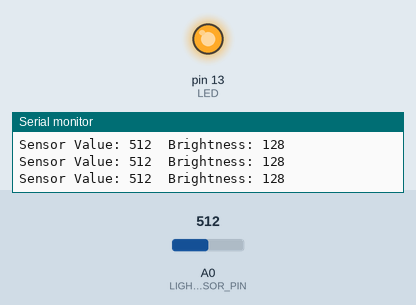
Bench run of a sketch on a simulated Arduino Uno, built with avr-gcc and run on an emulated ATmega328P. On the bench: output pins drawn as LEDs (lit = HIGH), the last lines printed to the serial monitor. The test bench sets the inputs (shaded band); at power-on: A0 (LIGHT_SENSOR_PIN) = 512.

Above: at 1.2 s.
1.3 s: A0 (LIGHT_SENSOR_PIN) set to 528
At 2.5 s:
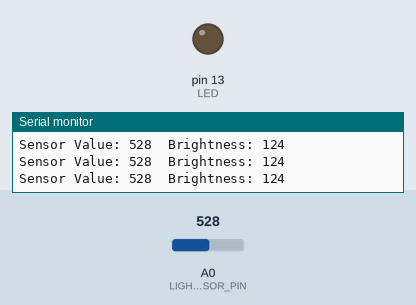
2.8 s: A0 (LIGHT_SENSOR_PIN) set to 511
At 4.0 s:
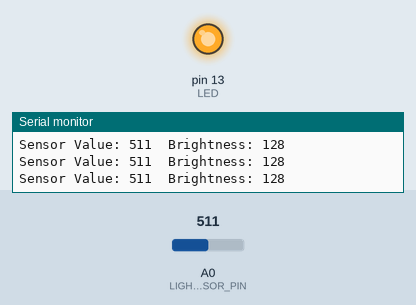
4.3 s: A0 (LIGHT_SENSOR_PIN) set to 716
At 5.8 s:
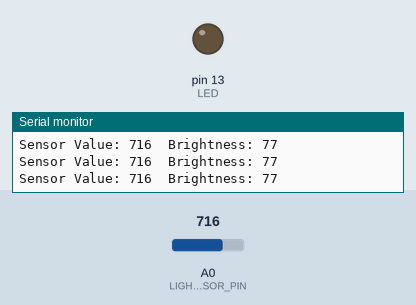
Timing chart, 0 to 7.3 s (numbered marks = the images above; inputs shaded):
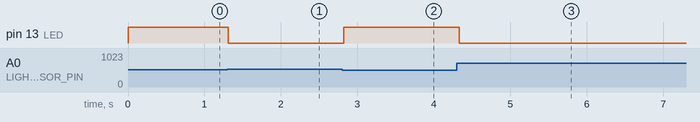

The sketch:

_______11-21.ino
```cpp
#define LED 13 // LED 핀 정의
#define LIGHT_SENSOR_PIN A0 // 조도 센서 핀 정의

// 센서 값의 범위 설정 (최대값과 최소값)
#define MAX_SENSOR_VAL 1023 // 아날로그 센서의 최대 값 (1023)
#define MIN_SENSOR_VAL 0 // 아날로그 센서의 최소 값 (0)

void setup() {
    Serial.begin(115200); // 시리얼 통신 시작
    pinMode(LED, OUTPUT); // LED 핀을 출력 모드로 설정
}

void loop() {
    // 아날로그 센서 값 읽기 (0 ~ 1023 범위)
    int sensorValue = analogRead(LIGHT_SENSOR_PIN);

    // 어두운 곳에서는 밝아지도록 매핑: 0은 가장 어두운 곳(밝게), 1023은 가장 밝은 곳(어둡게)
    int brightness = map(sensorValue, MIN_SENSOR_VAL, MAX_SENSOR_VAL, 255, 0); // 어두우면 밝고, 밝으면 어두운 값으로 매핑

    // 센서 값 및 밝기 값을 시리얼 모니터에 출력 (디버깅 용)
    Serial.print("Sensor Value: ");
    Serial.print(sensorValue);
    Serial.print("\tBrightness: ");
    Serial.println(brightness);

    // LED 밝기 조절
    analogWrite(LED, brightness); // 계산된 밝기를 LED에 적용

    delay(100); // 잠시 대기 (0.1초)
}
```

Measured:
- the behaviour switches between 513 and 514 on A0 (LIGHT_SENSOR_PIN) (found by bisection; images 0 and 1)
- after the input at 1.3 s, pin 13 (LED): HIGH → LOW at once
- after the input at 2.8 s, pin 13 (LED): LOW → HIGH at once
- after the input at 4.3 s, pin 13 (LED): HIGH → LOW at once
